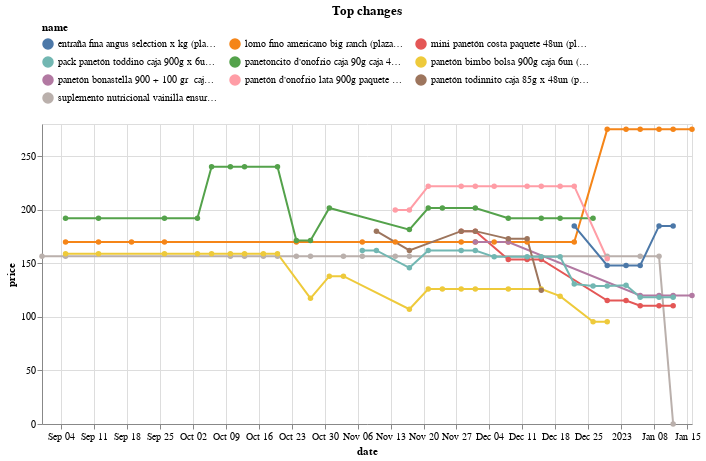

Notebook code for this chart:
### Code cell
(top_changes
 .head(10)
 .drop('price', axis=1)
 .merge(df, on=['store','sku'])
 .pipe(alt.Chart)
 .mark_line(point=True)
 .encode(x='date', y='price', color='name', tooltip=['name','price'])
 .properties(width=650, title='Top changes')
 .configure_legend(orient='top', columns=3)
)

### Figure 1 — Vega-Lite specification as saved in the notebook (floating-point values rounded to 4 significant figures; data arrays with more than 128 entries replaced by an {"elided": "..."} marker saying what was removed)
{"config": {"view": {"continuousWidth": 400, "continuousHeight": 300}, "legend": {"columns": 3, "orient": "top"}}, "data": {"name": "data-406ecb6b2c3fb437cf0fba6b5cc71c33"}, "mark": {"type": "line", "point": true}, "encoding": {"color": {"field": "name", "type": "nominal"}, "tooltip": [{"field": "name", "type": "nominal"}, {"field": "price", "type": "quantitative"}], "x": {"field": "date", "type": "temporal"}, "y": {"field": "price", "type": "quantitative"}}, "title": "Top changes", "width": 650, "$schema": "https://vega.github.io/schema/vega-lite/v4.17.0.json", "datasets": {"data-406ecb6b2c3fb437cf0fba6b5cc71c33": {"elided": "133 records"}}}
